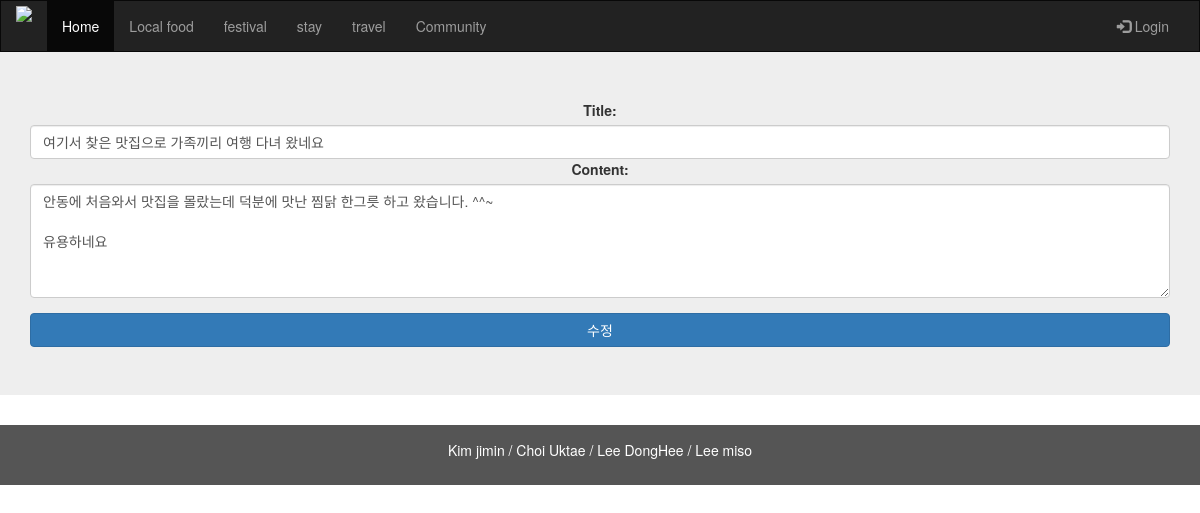
Screenshot of /commu/update/9/ with the database file from the repository.
### user/models.py (models this page shows)
class Board(models.Model):
    title = models.CharField(max_length=100)
    content = models.CharField(max_length=1000)
    id1 = models.ForeignKey(User, on_delete=models.CASCADE)

### mini_project/views.py (the view, shortened to what this page needs)
# urls.py: path('commu/update/<int:id>/', views.update),
def update(request, id):
    board = Board.objects.get(id=id)
    context = {
    'board' : board
    }
    return render(request, 'update.html', context)

### templates/update.html
{% extends 'base.html' %}
{% block content %}
<div class="jumbotron">
    <div class="container text-center">
        <form method="post" action="/commu/update/{{ board.id }}/"> {% csrf_token %}
            <div class="form-group">
                <label for="title">Title:</label>
                <input type="text" class="form-control" name="title" id="title" value="{{ board.title }}" style="z-index:1;position:relative;display:inline-block; opacity: 1;>
            </div>
            <div class="form-group">
                <label for="content">Content:</label>
                <textarea class="form-control" rows="5" name="content" id="content">{{ board.content }}</textarea>
            </div>
            <button type="submit" id="complete" class="btn btn-primary btn-block">
                수정
            </button>
        </form>
    </div>
</div>
{% endblock %}

### templates/base.html (style rules this page uses)
input { position: absolute; opacity: 0; z-index: -1; }

### rows the page displays
Board: title "여기서 찾은 맛집으로 가족끼리 여행 다녀 왔네요", content "안동에 처음와서 맛집을 몰랐는데 덕분에 맛난 찜닭 한그릇 하고 왔습니다. ^^~ 유용하네요"
